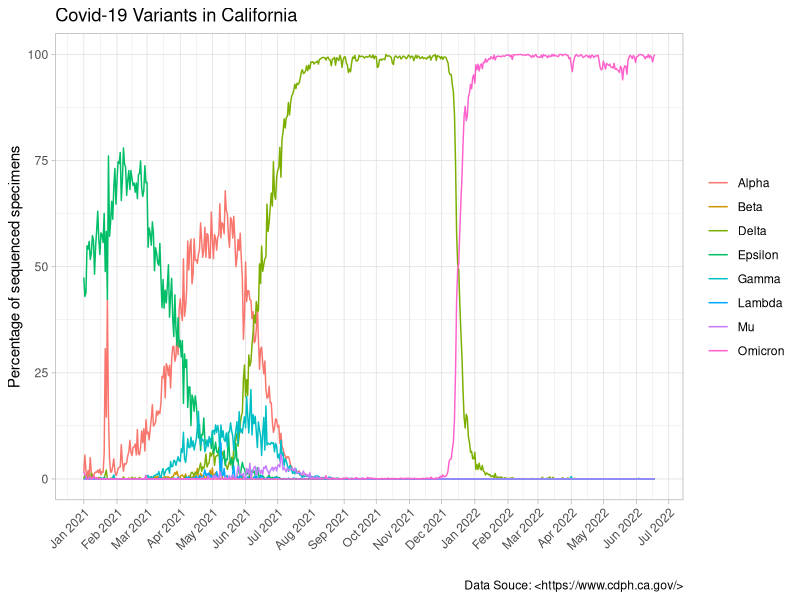

Write the R code that produced this figure.
## ---- chunk 1
knitr::opts_chunk$set(echo = TRUE)
## ---- chunk 2
variants <- read.csv( 'covid19_variants.csv' )
head(variants)
## ---- chunk 3
library(lubridate)
variants$date <- ymd(variants$date)

## ---- chunk 4
library(dplyr)

 data<- filter(variants, variant_name != "Total")
 data<- filter(data, variant_name != "Other")
 
## ---- chunk 5
library(ggplot2)
ggplot(data) +
  aes(date,
      percentage,color=variant_name) +
  geom_line()+ scale_x_date(date_breaks = "1 month", date_labels = "%b %Y")+labs(x="", y="Percentage of sequenced specimens") + labs(title = "Covid-19 Variants in California", 
       caption = "Data Souce: <https://www.cdph.ca.gov/>")  + theme_light() + theme(legend.title=element_blank()) + theme(axis.text.x = element_text(angle = 45,hjust = 1))
